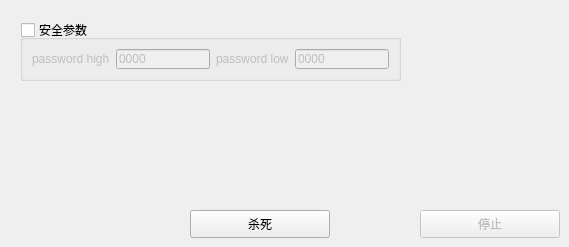
        <widget class="QWidget" name="page_23">
         <widget class="QPushButton" name="killOnceButton">
          <property name="geometry">
           <rect>
            <x>190</x>
            <y>210</y>
            <width>140</width>
            <height>28</height>
           </rect>
          </property>
          <property name="text">
           <string>杀死</string>
          </property>
         </widget>
         <widget class="QGroupBox" name="killAccessBox">
          <property name="enabled">
           <bool>true</bool>
          </property>
          <property name="geometry">
           <rect>
            <x>20</x>
            <y>20</y>
            <width>381</width>
            <height>61</height>
           </rect>
          </property>
          <property name="title">
           <string>安全参数</string>
          </property>
          <property name="checkable">
           <bool>true</bool>
          </property>
          <property name="checked">
           <bool>false</bool>
          </property>
          <layout class="QHBoxLayout" name="horizontalLayout_25">
           <item>
            <widget class="QLabel" name="label_160">
             <property name="text">
              <string>password high</string>
             </property>
            </widget>
           </item>
           <item>
            <widget class="QLineEdit" name="killPasswordHigh">
             <property name="text">
              <string>0000</string>
             </property>
            </widget>
           </item>
           <item>
            <widget class="QLabel" name="label_161">
             <property name="text">
              <string>password low</string>
             </property>
            </widget>
           </item>
           <item>
            <widget class="QLineEdit" name="killPasswordLow">
             <property name="text">
              <string>0000</string>
             </property>
            </widget>
           </item>
          </layout>
         </widget>
         <widget class="QPushButton" name="killStopButton">
          <property name="enabled">
           <bool>false</bool>
          </property>
          <property name="geometry">
           <rect>
            <x>420</x>
            <y>210</y>
            <width>140</width>
            <height>28</height>
           </rect>
          </property>
          <property name="text">
           <string>停止</string>
          </property>
         </widget>
        </widget>
